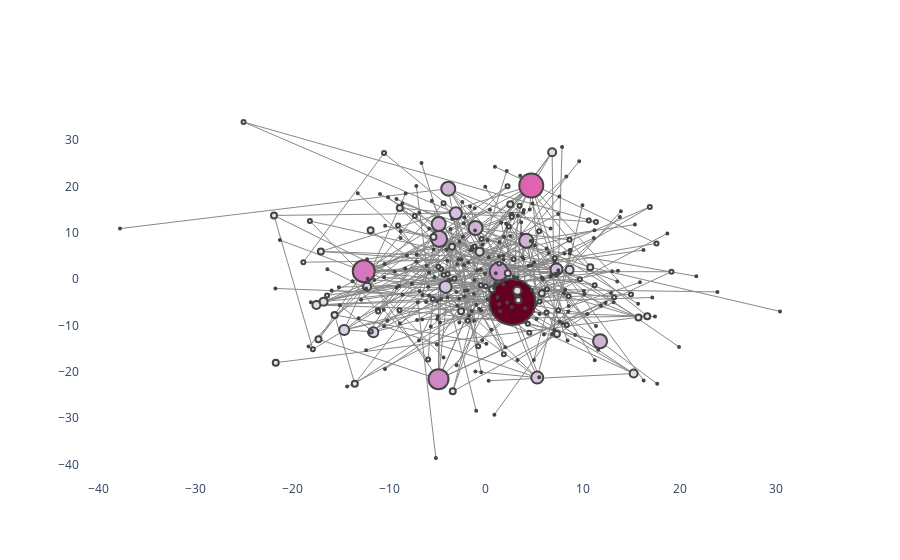

Notebook code for this chart:
### Code cell
configure_plotly_browser_state()
plotNetworkSizeColor(photographyGraph,degree_centrality)
